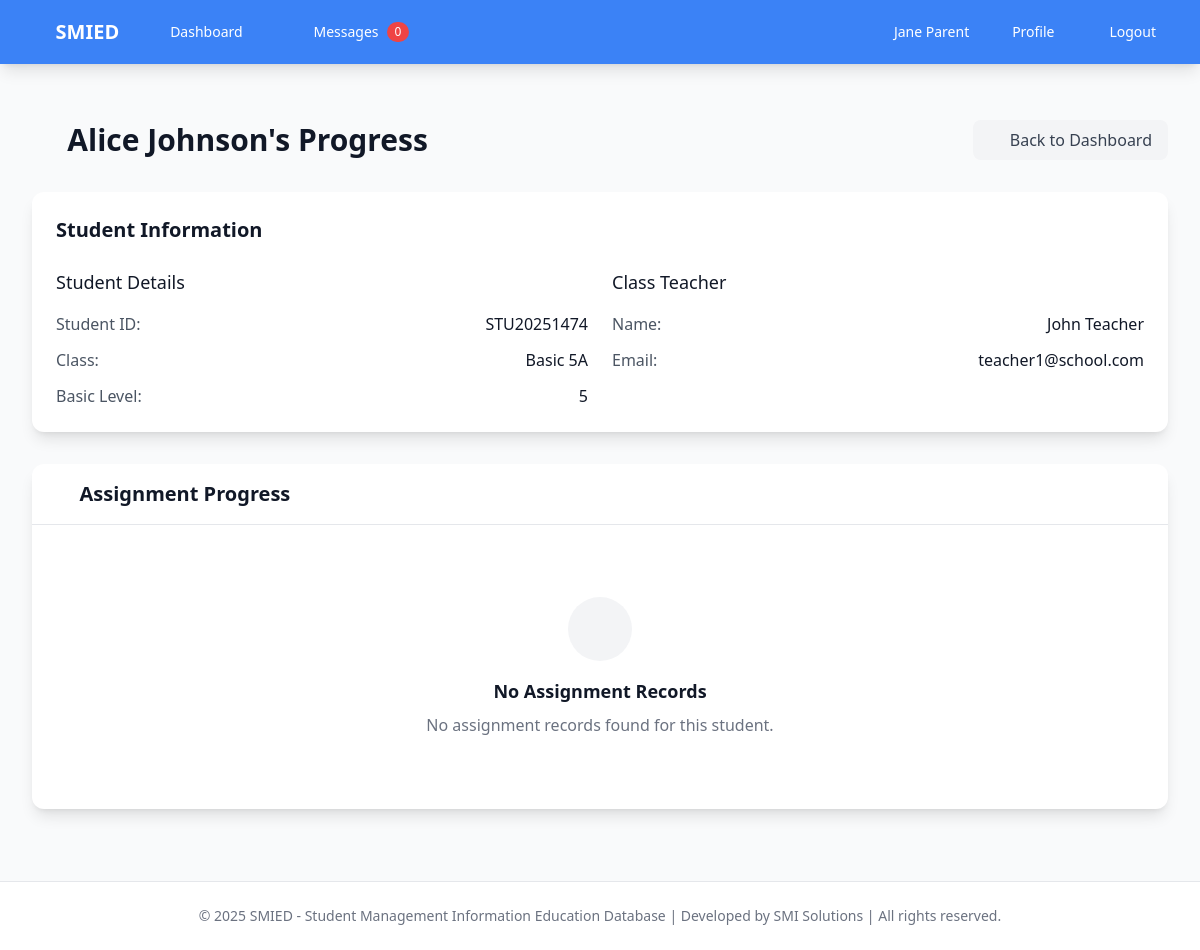
/parent/child/1/progress (signed in), run on the app's committed database.
### app.py (models this page shows, shortened)
class User(UserMixin, db.Model):
    id = db.Column(db.Integer, primary_key=True)
    username = db.Column(db.String(80), unique=True, nullable=False)
    email = db.Column(db.String(120), unique=True, nullable=False)
    password_hash = db.Column(db.String(120), nullable=False)
    role = db.Column(db.String(20), nullable=False)  # super_admin, school_admin, teacher, parent
    first_name = db.Column(db.String(50), nullable=False)
    last_name = db.Column(db.String(50), nullable=False)
    profile_picture = db.Column(db.String(200), nullable=True)  # Path to profile picture
    is_active = db.Column(db.Boolean, default=True)  # For teacher activation/deactivation
    school_id = db.Column(db.Integer, db.ForeignKey('school.id'), nullable=True)  # NULL for super_admin
    created_at = db.Column(db.DateTime, default=datetime.utcnow)
    classes = db.relationship('Class', backref='teacher', lazy=True)
    students = db.relationship('Student', backref='parent', lazy=True)
    assignments = db.relationship('Assignment', backref='teacher', lazy=True)
    comments_given = db.relationship('Comment', foreign_keys='Comment.giver_id', backref='giver', lazy=True)
    comments_received = db.relationship('Comment', foreign_keys='Comment.receiver_id', backref='receiver', lazy=True)

class Student(db.Model):
    id = db.Column(db.Integer, primary_key=True)
    first_name = db.Column(db.String(50), nullable=False)
    last_name = db.Column(db.String(50), nullable=False)
    student_id = db.Column(db.String(20), unique=True, nullable=False)
    class_id = db.Column(db.Integer, db.ForeignKey('class.id'), nullable=False)
    parent_id = db.Column(db.Integer, db.ForeignKey('user.id'), nullable=True)
    school_id = db.Column(db.Integer, db.ForeignKey('school.id'), nullable=False)
    date_of_birth = db.Column(db.Date)
    created_at = db.Column(db.DateTime, default=datetime.utcnow)
    assignment_records = db.relationship('AssignmentRecord', backref='student', lazy=True)
    comments = db.relationship('Comment', foreign_keys='Comment.student_id', backref='student', lazy=True)

class Class(db.Model):
    id = db.Column(db.Integer, primary_key=True)
    name = db.Column(db.String(100), nullable=False)
    grade_level = db.Column(db.String(20), nullable=False)
    teacher_id = db.Column(db.Integer, db.ForeignKey('user.id'), nullable=False)
    school_id = db.Column(db.Integer, db.ForeignKey('school.id'), nullable=False)
    created_at = db.Column(db.DateTime, default=datetime.utcnow)
    students = db.relationship('Student', backref='class_obj', lazy=True)
    subjects = db.relationship('Subject', backref='class_obj', lazy=True)

### app.py (the view)
@app.route('/parent/child/<int:student_id>/progress')
@login_required
def child_progress(student_id):
    if current_user.role != 'parent':
        flash('Access denied', 'error')
        return redirect(url_for('index'))
    student = Student.query.get_or_404(student_id)
    if student.school_id != current_user.school_id or student.parent_id != current_user.id:
        flash('Access denied', 'error')
        return redirect(url_for('index'))
    return render_template('parent/child_progress.html', student=student)

### templates/parent/child_progress.html (shortened to what this page needs)
{% extends "base.html" %}
{% block content %}
<div class="flex justify-between items-center mb-8">
    <h1 class="text-3xl font-bold text-gray-900 flex items-center">
        <i class="fas fa-chart-line mr-3"></i>{{ student.first_name }} {{ student.last_name }}'s Progress
    </h1>
    <a href="{{ url_for('parent_dashboard') }}" class="bg-gray-100 text-gray-700 px-4 py-2 rounded-lg hover:bg-gray-200 transition duration-200">
        <i class="fas fa-arrow-left mr-2"></i>Back to Dashboard
    </a>
</div>
<div class="bg-white rounded-xl shadow-lg p-6 mb-8">
    <h2 class="text-xl font-semibold text-gray-900 mb-6">Student Information</h2>
    <div class="grid grid-cols-1 md:grid-cols-2 gap-6">
        <div>
            <h3 class="text-lg font-medium text-gray-900 mb-4">Student Details</h3>
            <div class="space-y-3">
                <div class="flex justify-between">
                    <span class="text-gray-600">Student ID:</span>
                    <span class="font-medium text-gray-900">{{ student.student_id }}</span>
                </div>
                <div class="flex justify-between">
                    <span class="text-gray-600">Class:</span>
                    <span class="font-medium text-gray-900">{{ student.class_obj.name if student.class_obj else 'No Class' }}</span>
                </div>
                <div class="flex justify-between">
                    <span class="text-gray-600">Basic Level:</span>
                    <span class="font-medium text-gray-900">{{ student.class_obj.grade_level if student.class_obj else '-' }}</span>
                </div>
            </div>
        </div>
        <div>
            <h3 class="text-lg font-medium text-gray-900 mb-4">Class Teacher</h3>
            <div class="space-y-3">
                <div class="flex justify-between">
                    <span class="text-gray-600">Name:</span>
                    <span class="font-medium text-gray-900">{{ student.class_obj.teacher.first_name }} {{ student.class_obj.teacher.last_name }}</span>
                </div>
                <div class="flex justify-between">
                    <span class="text-gray-600">Email:</span>
                    <span class="font-medium text-gray-900">{{ student.class_obj.teacher.email }}</span>
                </div>
            </div>
        </div>
    </div>
</div>
<div class="bg-white rounded-xl shadow-lg">
    <div class="px-6 py-4 border-b border-gray-200">
        <h2 class="text-xl font-semibold text-gray-900 flex items-center">
            <i class="fas fa-tasks mr-2 text-primary"></i>Assignment Progress
        </h2>
    </div>
    <div class="p-6">
        {% set assignment_records_list = student.assignment_records|list %}
        {% if assignment_records_list %}
            <div class="overflow-x-auto">
                <table class="min-w-full divide-y divide-gray-200">
                    <thead class="bg-gray-50">
                        <tr>
                            <th class="px-6 py-3 text-left text-xs font-medium text-gray-500 uppercase tracking-wider">Assignment</th>
                            <th class="px-6 py-3 text-left text-xs font-medium text-gray-500 uppercase tracking-wider">Subject</th>
                            <th class="px-6 py-3 text-left text-xs font-medium text-gray-500 uppercase tracking-wider">Due Date</th>
                            <th class="px-6 py-3 text-left text-xs font-medium text-gray-500 uppercase tracking-wider">Status</th>
                            <th class="px-6 py-3 text-left text-xs font-medium text-gray-500 uppercase tracking-wider">Grade</th>
                            <th class="px-6 py-3 text-left text-xs font-medium text-gray-500 uppercase tracking-wider">Submitted Date</th>
                        </tr>
                    </thead>
                    <tbody class="bg-white divide-y divide-gray-200">
                        {% for record in assignment_records_list|sort(attribute='assignment.due_date', reverse=true) %}
                        <tr class="hover:bg-gray-50">
                            <td class="px-6 py-4 whitespace-nowrap text-sm font-medium text-gray-900">
                                {{ record.assignment.title }}
                            </td>
                            <td class="px-6 py-4 whitespace-nowrap text-sm text-gray-500">
                                {{ record.assignment.subject.name }}
                            </td>
                            <td class="px-6 py-4 whitespace-nowrap text-sm text-gray-500">
                                {{ record.assignment.due_date.strftime('%Y-%m-%d') }}
                            </td>
                            <td class="px-6 py-4 whitespace-nowrap">
                                {% if record.completed %}
                                    <span class="inline-flex items-center px-2.5 py-0.5 rounded-full text-xs font-medium bg-green-100 text-green-800">
                                        <i class="fas fa-check-circle mr-1"></i>Completed
                                    </span>
                                {% else %}
                                    <span class="inline-flex items-center px-2.5 py-0.5 rounded-full text-xs font-medium bg-yellow-100 text-yellow-800">
                                        <i class="fas fa-clock mr-1"></i>Pending
                                    </span>
                                {% endif %}
                            </td>
                            <td class="px-6 py-4 whitespace-nowrap">
                                {% if record.grade %}
                                    <span class="inline-flex items-center px-2.5 py-0.5 rounded-full text-xs font-medium bg-blue-100 text-blue-800">
                                        {{ record.grade }}
                                    </span>
                                {% else %}
                                    <span class="text-gray-400">-</span>
                                {% endif %}
                            </td>
                            <td class="px-6 py-4 whitespace-nowrap text-sm text-gray-500">
                                {% if record.submitted_date %}
                                    {{ record.submitted_date.strftime('%Y-%m-%d') }}
                                {% else %}
                                    <span class="text-gray-400">-</span>
                                {% endif %}
                            </td>
                        </tr>
                        {% endfor %}
                    </tbody>
                </table>
            </div>
        {% else %}
            <div class="text-center py-12">
                <div class="w-16 h-16 bg-gray-100 rounded-full flex items-center justify-center mx-auto mb-4">
                    <i class="fas fa-inbox text-2xl text-gray-400"></i>
                </div>
                <h3 class="text-lg font-semibold text-gray-900 mb-2">No Assignment Records</h3>
                <p class="text-gray-500">No assignment records found for this student.</p>
            </div>
        {% endif %}
    </div>
</div>
{% endblock %}

### templates/base.html (shortened to what this page needs)
<!DOCTYPE html>
<html lang="en">
<head>
    <script src="https://cdn.tailwindcss.com"></script>
    <link href="https://cdnjs.cloudflare.com/ajax/libs/font-awesome/6.0.0/css/all.min.css" rel="stylesheet">
    <link href="{{ url_for('static', filename='css/style.css') }}" rel="stylesheet">
</head>
<body class="bg-gray-50 min-h-screen">
    <nav class="bg-primary shadow-lg">
        <div class="max-w-7xl mx-auto px-4 sm:px-6 lg:px-8">
            <div class="flex justify-between h-16">
                <div class="flex">
                    <div class="flex-shrink-0 flex items-center">
                        <a href="{{ url_for('index') }}" class="text-white text-xl font-bold flex items-center">
                            <i class="fas fa-graduation-cap mr-2"></i>SMIED
                        </a>
                    </div>
                    <div class="hidden sm:ml-6 sm:flex sm:space-x-8">
                        {% if current_user.is_authenticated %}
                            {% if current_user.role == 'admin' %}
                                <a href="{{ url_for('admin_dashboard') }}" class="text-white hover:text-gray-300 px-3 py-2 rounded-md text-sm font-medium flex items-center">
                                    <i class="fas fa-gauge mr-1"></i>Dashboard
                                </a>
                                <a href="{{ url_for('manage_teachers') }}" class="text-white hover:text-gray-300 px-3 py-2 rounded-md text-sm font-medium flex items-center">
                                    <i class="fas fa-chalkboard-user mr-1"></i>Teachers
                                </a>
                                <a href="{{ url_for('manage_classes') }}" class="text-white hover:text-gray-300 px-3 py-2 rounded-md text-sm font-medium flex items-center">
                                    <i class="fas fa-school mr-1"></i>Classes
                                </a>
                                <a href="{{ url_for('admin_notifications') }}" class="text-white hover:text-gray-300 px-3 py-2 rounded-md text-sm font-medium flex items-center relative">
                                    <i class="fas fa-bell mr-1"></i>Notifications
                                    <span id="notification-count" class="ml-2 inline-flex items-center px-2 py-0.5 rounded-full text-xs font-medium bg-red-500 text-white hidden">0</span>
                                </a>
                            {% elif current_user.role == 'parent' %}
                                <a href="{{ url_for('parent_dashboard') }}" class="text-white hover:text-gray-300 px-3 py-2 rounded-md text-sm font-medium flex items-center">
                                    <i class="fas fa-gauge mr-1"></i>Dashboard
                                </a>
                                <a href="{{ url_for('parent_messages') }}" class="text-white hover:text-gray-300 px-3 py-2 rounded-md text-sm font-medium flex items-center relative">
                                    <i class="fas fa-envelope mr-1"></i>Messages
                                    <span id="parent-message-count" class="ml-2 inline-flex items-center px-2 py-0.5 rounded-full text-xs font-medium bg-red-500 text-white hidden">0</span>
                                </a>
                            {% endif %}
                        {% endif %}
                    </div>
                </div>
                <div class="hidden sm:ml-6 sm:flex sm:items-center">
                    {% if current_user.is_authenticated %}
                        <div class="ml-3 relative">
                            <div class="flex items-center space-x-4">
                                <span class="text-white text-sm">{{ current_user.first_name }} {{ current_user.last_name }}</span>
                                <a href="{{ url_for('profile') }}" class="text-white hover:text-gray-300 px-3 py-2 rounded-md text-sm font-medium">
                                    <i class="fas fa-user-gear mr-1"></i>Profile
                                </a>
                                <a href="{{ url_for('logout') }}" class="text-white hover:text-gray-300 px-3 py-2 rounded-md text-sm font-medium">
                                    <i class="fas fa-right-from-bracket mr-1"></i>Logout
                                </a>
                            </div>
                        </div>
                    {% else %}
                        <a href="{{ url_for('login') }}" class="text-white hover:text-gray-300 px-3 py-2 rounded-md text-sm font-medium">
                            <i class="fas fa-right-to-bracket mr-1"></i>Login
                        </a>
                    {% endif %}
                </div>
            </div>
        </div>
    </nav>
    <div class="max-w-7xl mx-auto px-4 sm:px-6 lg:px-8 py-4">
    </div>
    <main class="max-w-7xl mx-auto px-2 sm:px-4 lg:px-8 py-4 sm:py-6 dashboard-mobile">
        {% block content %}{% endblock %}
    </main>
    <footer class="bg-white border-t border-gray-200 mt-12">
        <div class="max-w-7xl mx-auto py-6 px-4 sm:px-6 lg:px-8">
            <p class="text-center text-gray-500 text-sm">&copy; 2025 SMIED - Student Management Information Education Database | Developed by SMI Solutions | All rights reserved.</p>
        </div>
    </footer>
</body>
</html>

### data on the page
User: first_name "Jane", last_name "Parent"
Student: first_name "Alice", last_name "Johnson", student_id "STU20251474"
Class: class_obj "Basic 5A", class_obj "5"
User: class_obj.teacher.first_name "John", class_obj.teacher.last_name "Teacher", class_obj.teacher.email "teacher1@school.com"
